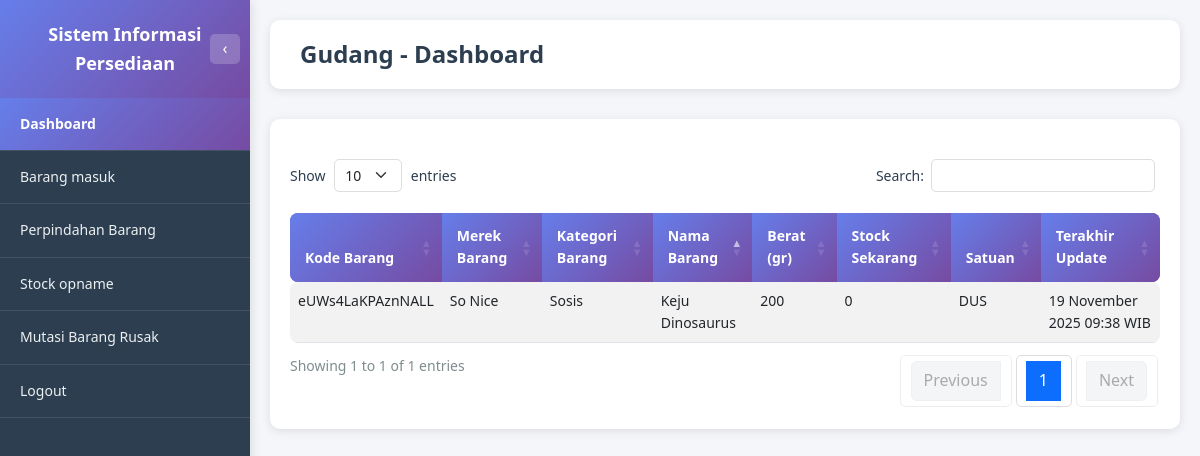
/gudang/dashboard.php (signed in), run on an earlier commit of the app's database.
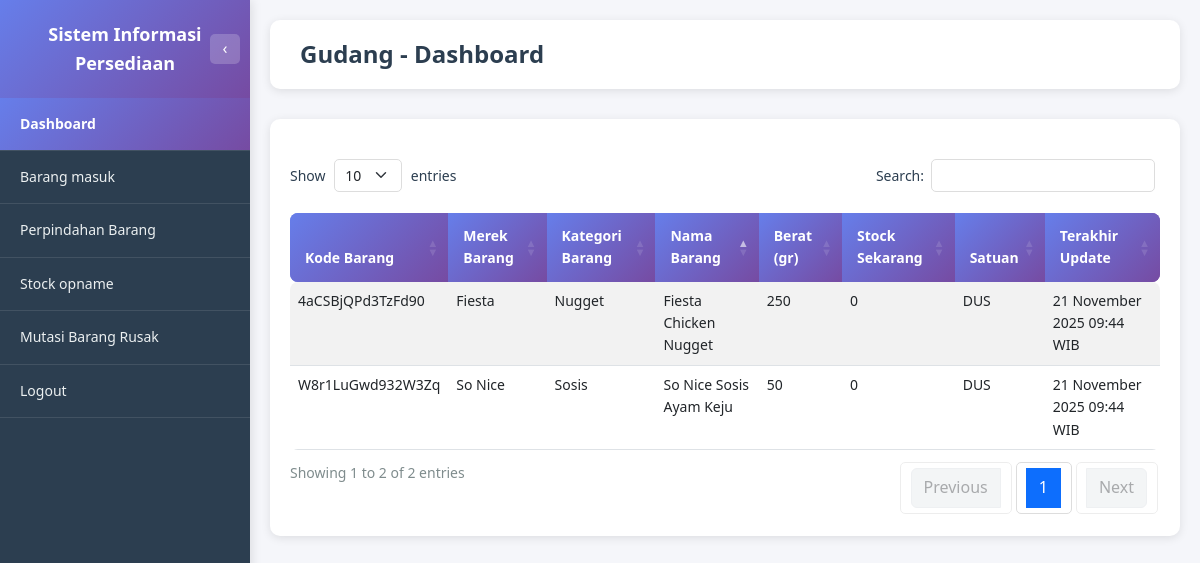
And on a later commit of the database.
### tables this page shows
CREATE TABLE STOCK (
   KD_BARANG              VARCHAR(16) NOT NULL,
   KD_LOKASI              VARCHAR(8) NOT NULL,
   UPDATED_BY             VARCHAR(8),
   JUMLAH_BARANG          INT DEFAULT 0,
   LAST_UPDATED           TIMESTAMP DEFAULT CURRENT_TIMESTAMP ON UPDATE CURRENT_TIMESTAMP,
   JUMLAH_MIN_STOCK       INT,
   JUMLAH_MAX_STOCK       INT,
   SATUAN                 ENUM('PIECES', 'DUS'),
   PRIMARY KEY (KD_BARANG, KD_LOKASI)
);

CREATE TABLE MASTER_BARANG (
   KD_BARANG                    VARCHAR(16) NOT NULL,
   KD_KATEGORI_BARANG           VARCHAR(8),
   KD_SUPPLIER                  VARCHAR(8),
   KD_MEREK_BARANG              VARCHAR(8),
   NAMA_BARANG                  VARCHAR(256),
   BERAT                        INT,
   AVG_HARGA_BELI               DECIMAL(20,2),
   HARGA_JUAL_BARANG            DECIMAL(20,2),
   SATUAN_PERDUS                INT,
   LAST_UPDATED                 TIMESTAMP DEFAULT CURRENT_TIMESTAMP ON UPDATE CURRENT_TIMESTAMP,
   STATUS                       ENUM('AKTIF', 'TIDAK AKTIF'),
   PRIMARY KEY (KD_BARANG)
);

### gudang/dashboard.php (the view, shortened to what this page needs)
<?php
require_once '../dbconnect.php';
$user_id = $_SESSION['user_id'];
$query_user = "SELECT u.ID_USERS, u.KD_LOKASI, ml.NAMA_LOKASI
               FROM USERS u
               LEFT JOIN MASTER_LOKASI ml ON u.KD_LOKASI = ml.KD_LOKASI
               WHERE u.ID_USERS = ?";
$stmt_user = $conn->prepare($query_user);
$stmt_user->bind_param("s", $user_id);
$stmt_user->execute();
$result_user = $stmt_user->get_result();
$user_data = $result_user->fetch_assoc();
$kd_lokasi = $user_data['KD_LOKASI'];
$query_stock = "SELECT
                    s.KD_BARANG,
                    mb.NAMA_BARANG,
                    mb.BERAT,
                    COALESCE(mm.NAMA_MEREK, '-') as NAMA_MEREK,
                    COALESCE(mk.NAMA_KATEGORI, '-') as NAMA_KATEGORI,
                    s.JUMLAH_BARANG as STOCK_SEKARANG,
                    s.SATUAN,
                    s.LAST_UPDATED
                FROM STOCK s
                INNER JOIN MASTER_BARANG mb ON s.KD_BARANG = mb.KD_BARANG
                LEFT JOIN MASTER_MEREK mm ON mb.KD_MEREK_BARANG = mm.KD_MEREK_BARANG
                LEFT JOIN MASTER_KATEGORI_BARANG mk ON mb.KD_KATEGORI_BARANG = mk.KD_KATEGORI_BARANG
                WHERE s.KD_LOKASI = ? AND mb.STATUS = 'AKTIF'
                ORDER BY mb.NAMA_BARANG ASC";
$stmt_stock = $conn->prepare($query_stock);
$stmt_stock->bind_param("s", $kd_lokasi);
$stmt_stock->execute();
$result_stock = $stmt_stock->get_result();
function formatTanggalWaktu($tanggal) {
    $bulan = [
        1 => 'Januari', 2 => 'Februari', 3 => 'Maret', 4 => 'April',
        5 => 'Mei', 6 => 'Juni', 7 => 'Juli', 8 => 'Agustus',
        9 => 'September', 10 => 'Oktober', 11 => 'November', 12 => 'Desember'
    ];
    $date = new DateTime($tanggal);
    $tanggal_formatted = $date->format('d') . ' ' . $bulan[(int)$date->format('m')] . ' ' . $date->format('Y');
    $waktu_formatted = $date->format('H:i') . ' WIB';
    return $tanggal_formatted . ' ' . $waktu_formatted;
}
?>
<!DOCTYPE html>
<html lang="id">
<head>
    <link href="https://cdn.jsdelivr.net/npm/bootstrap@5.3.0/dist/css/bootstrap.min.css" rel="stylesheet">
    <link href="https://cdn.datatables.net/1.13.7/css/dataTables.bootstrap5.min.css" rel="stylesheet">
    <link href="../assets/css/style.css" rel="stylesheet">
</head>
<body class="dashboard-body">
    <?php include 'includes/sidebar.php'; ?>
    <div class="main-content">
        <div class="page-header">
            <h1 class="page-title">Gudang - Dashboard</h1>
        </div>
        <div class="table-section" style="width: 100%;">
            <div class="table-responsive" style="width: 100%;">
                <table id="tableStock" class="table table-custom table-striped table-hover" style="width: 100%;">
                    <thead>
                        <tr>
                            <th>Kode Barang</th>
                            <th>Merek Barang</th>
                            <th>Kategori Barang</th>
                            <th>Nama Barang</th>
                            <th>Berat (gr)</th>
                            <th>Stock Sekarang</th>
                            <th>Satuan</th>
                            <th>Terakhir Update</th>
                        </tr>
                    </thead>
                    <tbody>
                        <?php if ($result_stock->num_rows > 0): ?>
                            <?php while ($row = $result_stock->fetch_assoc()): ?>
                                <tr>
                                    <td><?php echo htmlspecialchars($row['KD_BARANG']); ?></td>
                                    <td><?php echo htmlspecialchars($row['NAMA_MEREK']); ?></td>
                                    <td><?php echo htmlspecialchars($row['NAMA_KATEGORI']); ?></td>
                                    <td><?php echo htmlspecialchars($row['NAMA_BARANG']); ?></td>
                                    <td><?php echo number_format($row['BERAT'], 0, ',', '.'); ?></td>
                                    <td><?php echo number_format($row['STOCK_SEKARANG'], 0, ',', '.'); ?></td>
                                    <td><?php echo htmlspecialchars($row['SATUAN']); ?></td>
                                    <td><?php echo formatTanggalWaktu($row['LAST_UPDATED']); ?></td>
                                </tr>
                            <?php endwhile; ?>
                        <?php endif; ?>
                    </tbody>
                </table>
            </div>
        </div>
    </div>
</body>
</html>

What changed in the data, as far as the page shows it:
removed stock: KD_BARANG "eUWs4LaKPAznNALL", NAMA_MEREK "So Nice", NAMA_KATEGORI "Sosis", KD_BARANG.NAMA_BARANG "Keju Dinosaurus", KD_BARANG.BERAT "200", JUMLAH_BARANG "0", SATUAN "DUS", LAST_UPDATED "19 November 2025 09:38 WIB"
added stock: KD_BARANG "4aCSBjQPd3TzFd90", NAMA_MEREK "Fiesta", NAMA_KATEGORI "Nugget", KD_BARANG.NAMA_BARANG "Fiesta Chicken Nugget", KD_BARANG.BERAT "250", JUMLAH_BARANG "0", SATUAN "DUS", LAST_UPDATED "21 November 2025 09:44 WIB"
added stock: KD_BARANG "W8r1LuGwd932W3Zq", NAMA_MEREK "So Nice", NAMA_KATEGORI "Sosis", KD_BARANG.NAMA_BARANG "So Nice Sosis Ayam Keju", KD_BARANG.BERAT "50", JUMLAH_BARANG "0", SATUAN "DUS", LAST_UPDATED "21 November 2025 09:44 WIB"
Also different on the page:
text written by a page script: "Show entries Search: Showing 1 to 1 of 1 entries Previous 1 Next" → "Show entries Search: Showing 1 to 2 of 2 entries Previous 1 Next"
